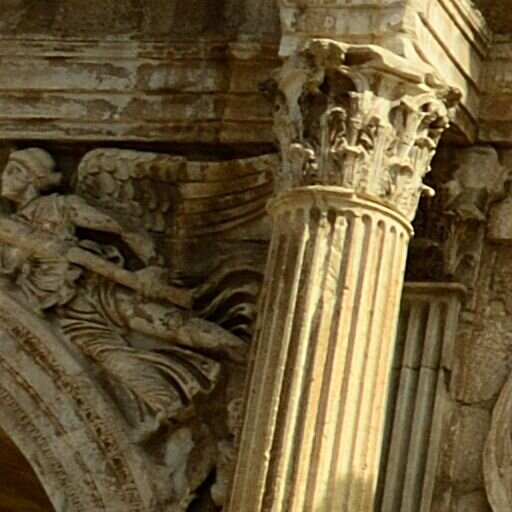
#> input picture back/uploads/2.jpg, 512 x 512 px, given as the content of the folder ../back/uploads/21.jpg, which was not available
$ python test_24.py back/uploads/2.jpg 5 back/uploads/21.jpg back/uploads/21.jpg
#> lines starting #> are read from the running program, lines starting #| are printed output that depends on the picture; pictures that were not available may be replaced by others from this repository, and a replacement may not be noted
#!/usr/bin/env python3

import csv
import cv2
import glob
from scipy.fftpack import dct, idct
import itertools
import math
import sys
import numpy as np
from decimal import *
from multiprocessing import Pool
import time
from natsort import natsorted


def dct2(a):
    return dct( dct( a, axis=0, norm='ortho' ), axis=1, norm='ortho' )


def exchange(dct, num):
    list_d = []
    num_l = range(0, len(dct), 8)
    for i,j in itertools.product(num_l, num_l):
        if num == 10:
            list_d.append(dct[i][j+2])
        elif num == 11:
            list_d.append(dct[i][j+1])
        elif num == 12:
            list_d.append(dct[i+1][j])
            list_d.append(dct[i+1][j+1])
        elif num == 13:
            list_d.append(dct[i+2][j+1])
        elif num == 14:
            list_d.append(dct[i+1][j+2])
            list_d.append(dct[i+2][j])
            list_d.append(dct[i+3][j])
        elif num == 16:
            list_d.append(dct[i][j+3])
            list_d.append(dct[i+2][j+2])
        elif num == 17:
            list_d.append(dct[i+3][j+1])
        elif num == 18:
            list_d.append(dct[i][j+4])
        elif num == 19:
            list_d.append(dct[i+1][j+3])
        elif num == 22:
            list_d.append(dct[i+3][j+2])
            list_d.append(dct[i+4][j+1])
        elif num == 24:
            list_d.append(dct[i][j+4])
            list_d.append(dct[i+2][j+3])
            list_d.append(dct[i+5][j])

    return list_d

# nはヒストグラムの範囲
def step(dct_m, n, num, block):

    dct = exchange(dct_m, num)
    hist = [0]*(n*2+1)
    dct_i = [0]*len(dct)
    freq_n = [0] * (n+2)
    freq_p = [0] * (n+2)
    tmp_n = 0
    tmp_p = 0
    for i in range(len(dct)):
        if dct[i] <= (-1*(n+1)):
            dct_i[i] = int(-1*(n+1))
        elif dct[i] >= n+1:
            dct_i[i] = int(n+1)
        else:
            # 少数を四捨五入して整数に変換
            dct_i[i] = int(Decimal(str(dct[i])).quantize(Decimal("0"),rounding=ROUND_HALF_UP))

    for i in range(len(dct_i)):
        if dct_i[i] < 0:
            tmp_n = int(dct_i[i] * -1)
            freq_n[tmp_n]+=1
        elif dct_i[i] > 0:
            tmp_p = int(dct_i[i])
            freq_p[tmp_p]+=1
        elif dct_i[i] == 0:
            freq_n[0]+=1
            freq_p[0]+=1

    m = 0
    for i in reversed(range(len(freq_n)-1)):
        hist[m] = freq_n[i]
        m+=1
    for i in range(1, len(freq_p)-1):
        hist[m] = freq_p[i]
        m+=1

    if num == 14 or num == 24:
        return list(map(lambda x: x / block / 3, hist))

    elif num == 12 or num == 16 or num == 22:
        return list(map(lambda x: x / block / 2, hist))

    else:
        return list(map(lambda x: x / block, hist))


def histg(img):
#> called with img = '_only/2.jpg'
    try:
        n= cv2.imread(img)
#> n is the input picture: shape (512, 512, 3); mean B, G, R 54, 87.4, 104.1
        # 画像のサイズを取得
        h, w, c = n.shape
#> h = 512; w = 512; c = 3
        # 画像のブロック数
        block = h * w / 64
#> block = 4096
        b = n[:,:,0]
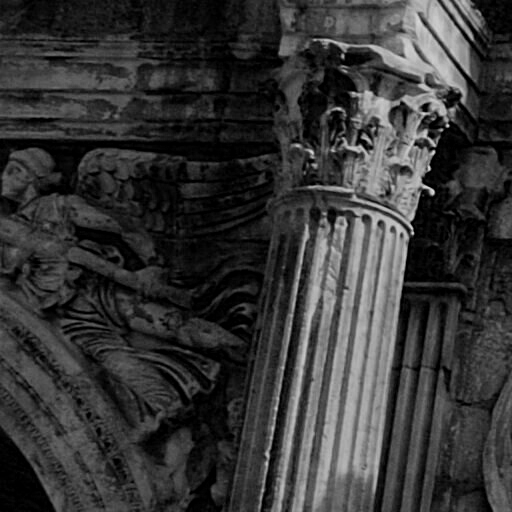
#> b: shape (512, 512); min 0, max 223, mean 54
        g = n[:,:,1]
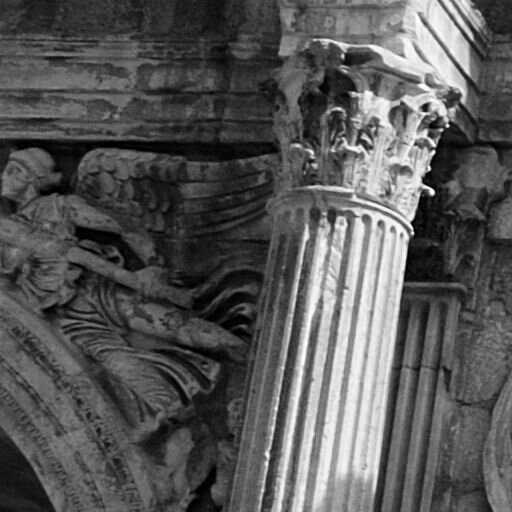
#> g: shape (512, 512); min 0, max 255, mean 87.4
        r = n[:,:,2]
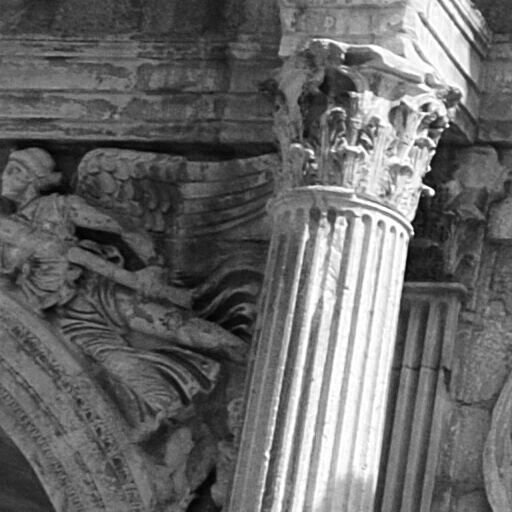
#> r: shape (512, 512); min 0, max 255, mean 104.1
        y = np.zeros((len(b), len(b)))
#> y: shape (512, 512) float64; every value is 0
        num1 = range(len(y))
        for i,j in itertools.product(num1, num1):
        	y[i][j] = 0.299 * r[i][j] + 0.587 * g[i][j] + 0.114 * b[i][j] + 16

        dct = np.zeros((len(y), len(y)))
        num2 = range(0, len(y), 8)
        num_8 = range(8)

        for i,j in itertools.product(num2, num2):
            eight = np.zeros((8,8))
            for p,q in itertools.product(num_8, num_8):
                eight[p][q] = y[i + p][j + q]

            tmp = dct2(eight)

            for p,q in itertools.product(num_8, num_8):
                dct[i + p][j + q] = tmp[p][q]
#> this loop made 4096 passes
#> j on passes 1 to 3: 0, 8, 16
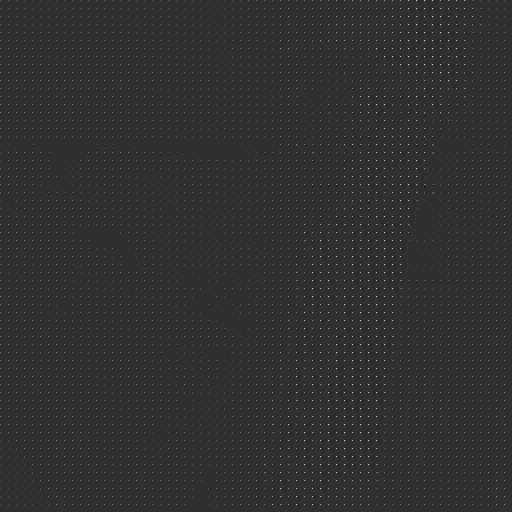
#> dct: shape (512, 512) float64; min -458.9, max 2012.2, mean 13; drawn with min black and max white

        hist_all = []
        hist_all.extend(step(dct, int(sys.argv[2]), 10, block))
#> the loop in exchange, `for i,j in itertools.product(num_l, num_l):` made 4096 passes
#> after the loop in exchange, `for i,j in itertools.product(num_l, num_l):`: list_d = 4096 values, max 345.4 at index 1833, min -394.2 at index 2098, mean -0.498
#> in step, `dct = exchange(dct_m, num)`: dct has the same summary as list_d in exchange
#> in step, `dct_i = [0]*len(dct)`: dct_i = 4096 values from 0 to 0
#> after the loop in step, `for i in range(len(dct)):`: dct_i = 4096 values, max 6 at index 0, min -6 at index 3, mean -0.0364
#> the loop in step, `for i in range(len(dct_i)):` made 4096 passes
#> tmp_p on passes 1, 11, 13, 14, 15, 16, 17, 20, 21, 28, 29, 30: 6, 6, 3, 1, 6, 2, 6, 6, 4, 1, 4, 4
#> after the loop in step, `for i in range(len(dct_i)):`: freq_n = [238, 38, 24, 137, 20, 7, 1692]; freq_p = [238, 38, 34, 204, 36, 15, 1613]
#> the loop in step, `for i in reversed(range(len(freq_n)-1)):` made 6 passes
#> after the loop in step, `for i in reversed(range(len(freq_n)-1)):`: hist = [7, 20, 137, 24, 38, 238, 0, 0, 0, 0, 0]; m = 6
#> the loop in step, `for i in range(1, len(freq_p)-1):` made 5 passes
#> after the loop in step, `for i in range(1, len(freq_p)-1):`: hist = [7, 20, 137, 24, 38, 238, 38, 34, 204, 36, 15]; m = 11
        hist_all.extend(step(dct, int(sys.argv[2]), 11, block))
#> the loop in exchange (call 2), `for i,j in itertools.product(num_l, num_l):` made 4096 passes
#> the loop in step (call 2), `for i in range(len(dct_i)):` made 4096 passes
#> the loop in step (call 2), `for i in reversed(range(len(freq_n)-1)):` made 6 passes
#> the loop in step (call 2), `for i in range(1, len(freq_p)-1):` made 5 passes
        hist_all.extend(step(dct, int(sys.argv[2]), 12, block))
        hist_all.extend(step(dct, int(sys.argv[2]), 13, block))
        hist_all.extend(step(dct, int(sys.argv[2]), 14, block))
        hist_all.extend(step(dct, int(sys.argv[2]), 16, block))
        hist_all.extend(step(dct, int(sys.argv[2]), 17, block))
        hist_all.extend(step(dct, int(sys.argv[2]), 18, block))
        hist_all.extend(step(dct, int(sys.argv[2]), 19, block))
        hist_all.extend(step(dct, int(sys.argv[2]), 22, block))
        hist_all.extend(step(dct, int(sys.argv[2]), 24, block))

        # [6 lines of commented-out code are left out]
        with open('{0}.csv'.format(sys.argv[3]), 'a') as f:
            writer = csv.writer(f)
            writer.writerow(hist_all)

    except:
        with open("error.txt", "a") as f:
            f.write(sys.argv[1])


def main():
    images = natsorted(glob.glob("../{0}/*".format(sys.argv[4]), recursive=True))
    start = time.time()
    with Pool(8) as p:
        p.map(histg, images)

    elapsed_time = time.time() - start
    with open("time.txt", "a") as f:
        f.write("elapsed_time:{0}".format(elapsed_time) + "[sec]")

if __name__ == "__main__":
    main()

$ run again, on back/uploads/21.jpg
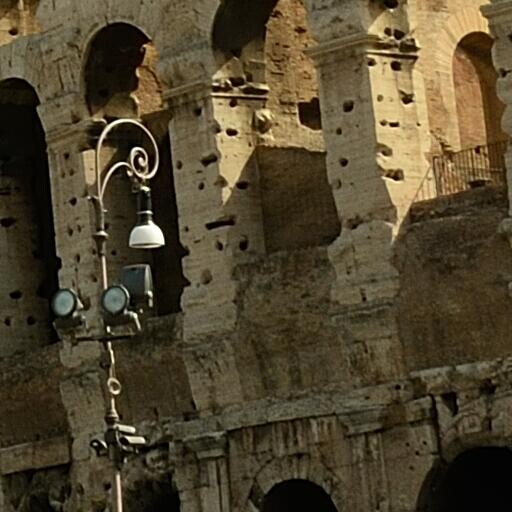
#> input picture back/uploads/21.jpg, 512 x 512 px, given as the content of the folder ../back/uploads/21.jpg, which was not available
#> in histg, n is the input picture: shape (512, 512, 3); mean B, G, R 46.4, 69.9, 81.3
#> in histg, `r = n[:,:,2]`:
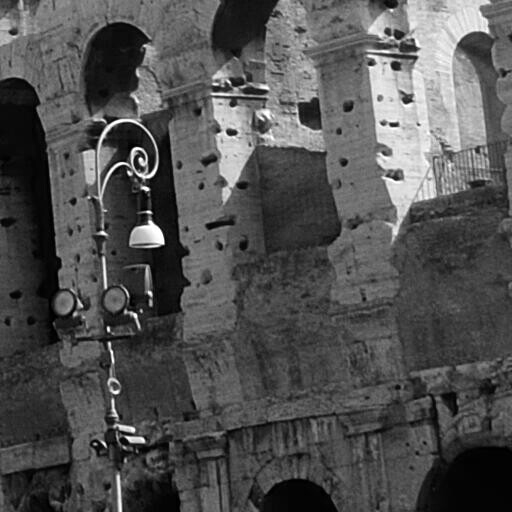
#> r: shape (512, 512); min 0, max 255, mean 81.3
#> the loop in histg, `for i,j in itertools.product(num2, num2):` made 4096 passes
#> j on passes 1 to 3: 0, 8, 16
#> after the loop in histg, `for i,j in itertools.product(num2, num2):`:
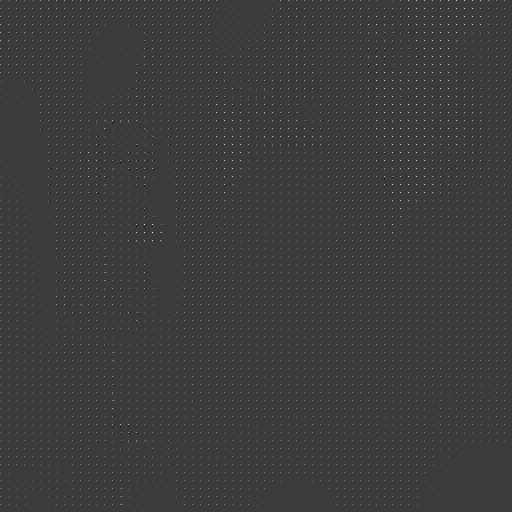
#> dct: shape (512, 512) float64; min -641.4, max 2086.5, mean 10.9; drawn with min black and max white
#> the loop in exchange, `for i,j in itertools.product(num_l, num_l):` made 4096 passes
#> after the loop in exchange, `for i,j in itertools.product(num_l, num_l):`: list_d = 4096 values, max 348.1 at index 4047, min -485.4 at index 1232, mean -0.128
#> in step, `dct = exchange(dct_m, num)`: dct has the same summary as list_d in exchange
#> in step, `dct_i = [0]*len(dct)`: dct_i = 4096 values from 0 to 0
#> after the loop in step, `for i in range(len(dct)):`: dct_i = 4096 values, max 6 at index 0, min -6 at index 2, mean -0.157
#> the loop in step, `for i in range(len(dct_i)):` made 4096 passes
#> tmp_p on passes 1, 2, 5, 7, 10, 12, 13, 14: 6, 6, 6, 4, 4, 6, 6, 6
#> after the loop in step, `for i in range(len(dct_i)):`: freq_n = [431, 43, 10, 9, 44, 52, 1692]; freq_p = [431, 54, 1, 24, 233, 44, 1459]
#> the loop in step, `for i in reversed(range(len(freq_n)-1)):` made 6 passes
#> i on passes 1, 2, 4, 5, 6: 5, 4, 2, 1, 0
#> after the loop in step, `for i in reversed(range(len(freq_n)-1)):`: hist = [52, 44, 9, 10, 43, 431, 0, 0, 0, 0, 0]; m = 6
#> the loop in step, `for i in range(1, len(freq_p)-1):` made 5 passes
#> after the loop in step, `for i in range(1, len(freq_p)-1):`: hist = [52, 44, 9, 10, 43, 431, 54, 1, 24, 233, 44]; m = 11
#> the loop in exchange (call 2), `for i,j in itertools.product(num_l, num_l):` made 4096 passes
#> the loop in step (call 2), `for i in range(len(dct_i)):` made 4096 passes
#> the loop in step (call 2), `for i in reversed(range(len(freq_n)-1)):` made 6 passes
#> the loop in step (call 2), `for i in range(1, len(freq_p)-1):` made 5 passes
